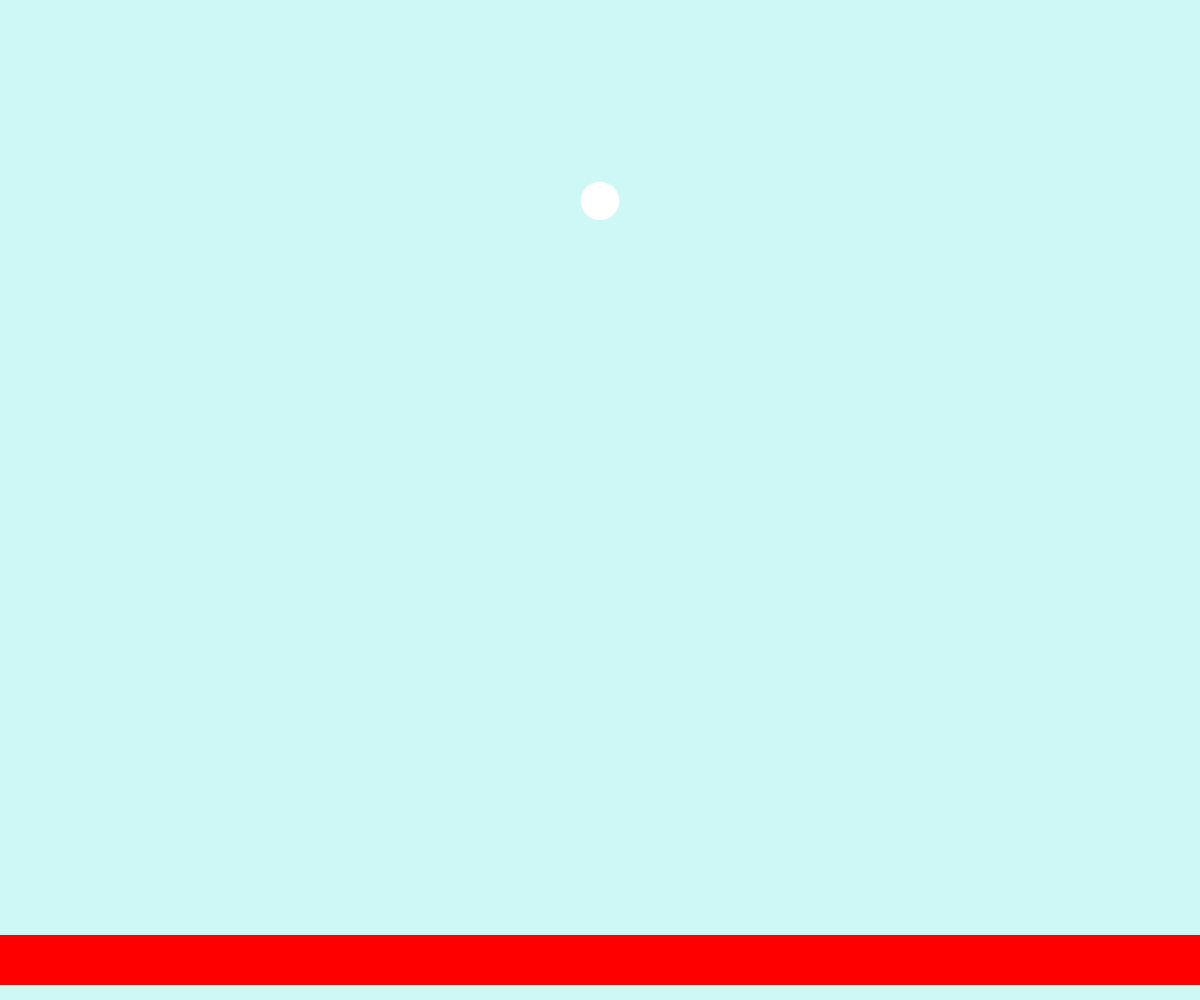
Frame 1 (no input)
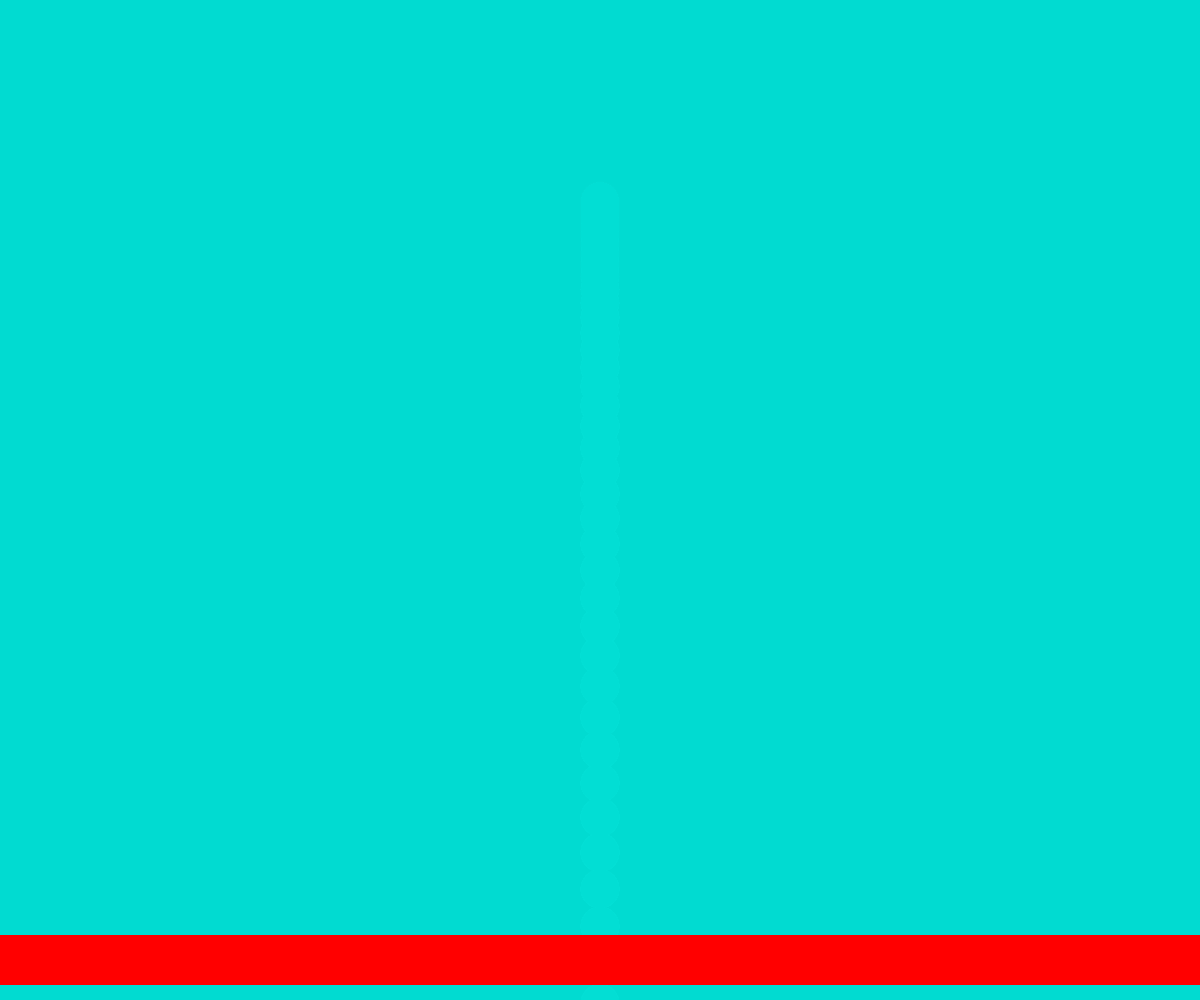
Frame 60 (no input)
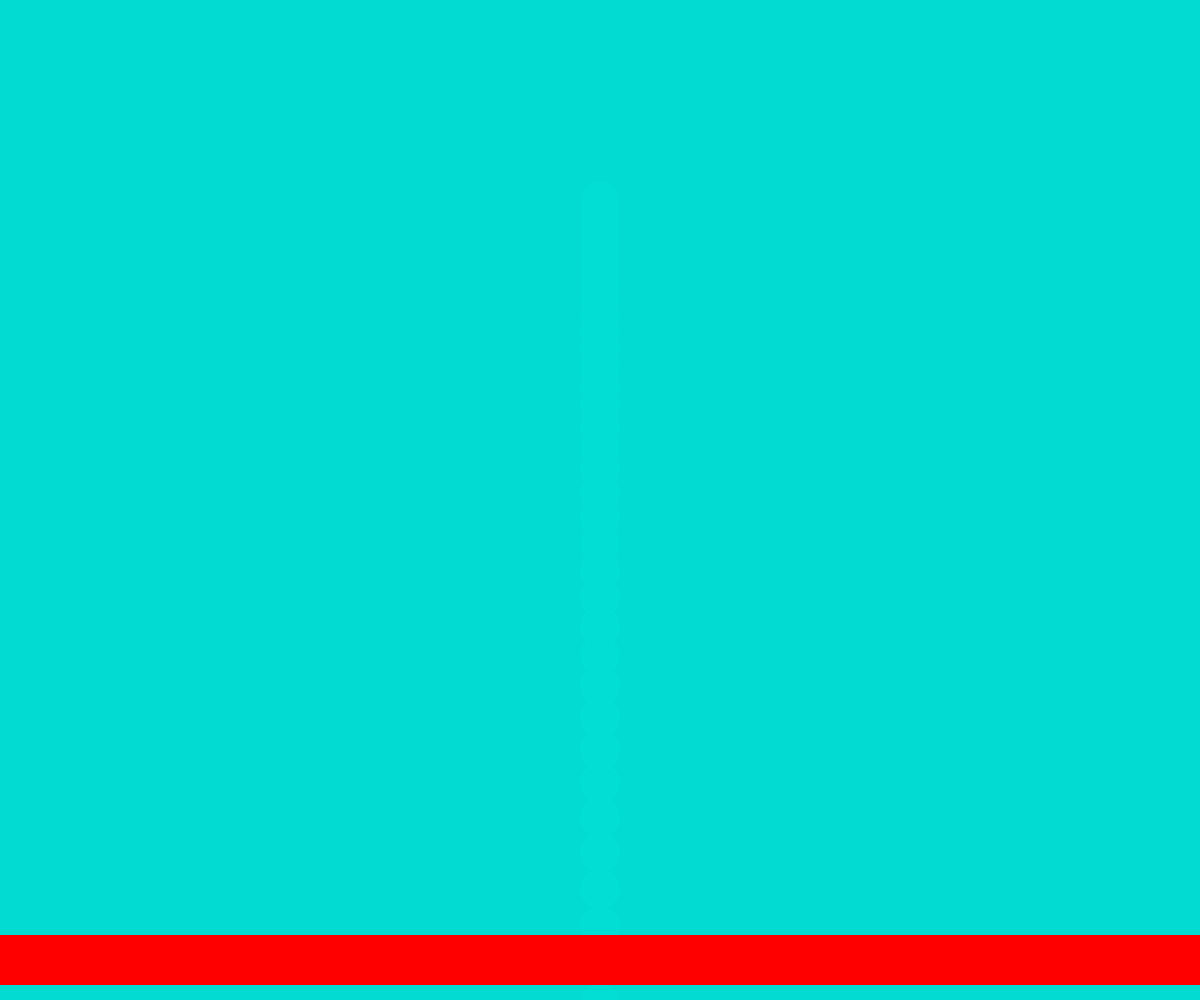
Frame 120 (the mouse pressed at the canvas centre since frame 60)

The p5.js sketch that drew these frames (run headless with seeded random() and noise() and a simulated clock; from frame 60 on, the mouse is pressed at the canvas centre):

// p5.js sketch
// ── sketch.js
// let posX, posY, diam, rad;
// let esp = 50;
// let margen = 40;
// let piso;
// let velY = 0;
// let acel = 0.98;
let pelota1;

function setup() {
  createCanvas(windowWidth, windowHeight);
  pelota1 = new pelotarebota(
    windowWidth / 2,
    windowHeight * 0.2,
    random(10, 50),
    this.diam / 2,
    50,
    40,
    windowHeight - this.margen - this.esp / 2,
    0,
    0.98
  );

  // posX = windowWidth / 2;
  // posY = windowHeight * 0.2;
  // rectMode(CENTER);
  // // //frameRate(35);
  // diam = random(10, 50);
  // rad = diam / 2;
  // piso = windowHeight - margen - esp / 2;
}

function draw() {
  // background(0, 220, 210, 50);
  // update();
  // noStroke();
  //posY += velY;
  //if (posY > piso - rad) {
  //  print("se choco");
  //  velY *= -1;
  // }
  //if (posY < 0 + rad) {
  //  print("arriba");
  //  velY *= -1;
  // }
  // fill(255);
  // circle(posX, posY, diam);
  // fill(255, 0, 0);
  // rect(windowWidth / 2, windowHeight - margen, windowWidth, esp);
  pelota1.update();
  pelota1.display();
}

function update() {
  // velY += acel;
  // posY += velY;
  // if (posY >= piso - rad) {
  //   //posY = piso - rad;
  //   //print("se choco");
  //   velY *= -1;
  //   posY += velY;
  // }
}

class pelotarebota {
  constructor(_posX, _posY, _diam, _rad, _esp, _margen, _piso, _velY, _acel) {
    this.posX = _posX;
    this.posY = _posY;
    this.diam = _diam;
    this.rad = _rad;
    this.esp = _esp;
    this.margen = _margen;
    this.piso = _piso;
    this.velY = _velY;
    this.acel = _acel;
  }

  update() {
    this.velY += this.acel;
    this.posY += this.velY;
    if (this.posY >= this.piso - this.rad) {
      this.posY = this.piso - this.rad;
      this.velY *= -1;
      this.posY += this.velY;
    }
  }

  display() {
    background(0, 220, 210, 50);
    noStroke();
    rectMode(CENTER);

    fill(255);
    circle(this.posX, this.posY, this.diam);
    fill(255, 0, 0);
    rect(windowWidth / 2, windowHeight - this.margen, windowWidth, this.esp);
  }
}
